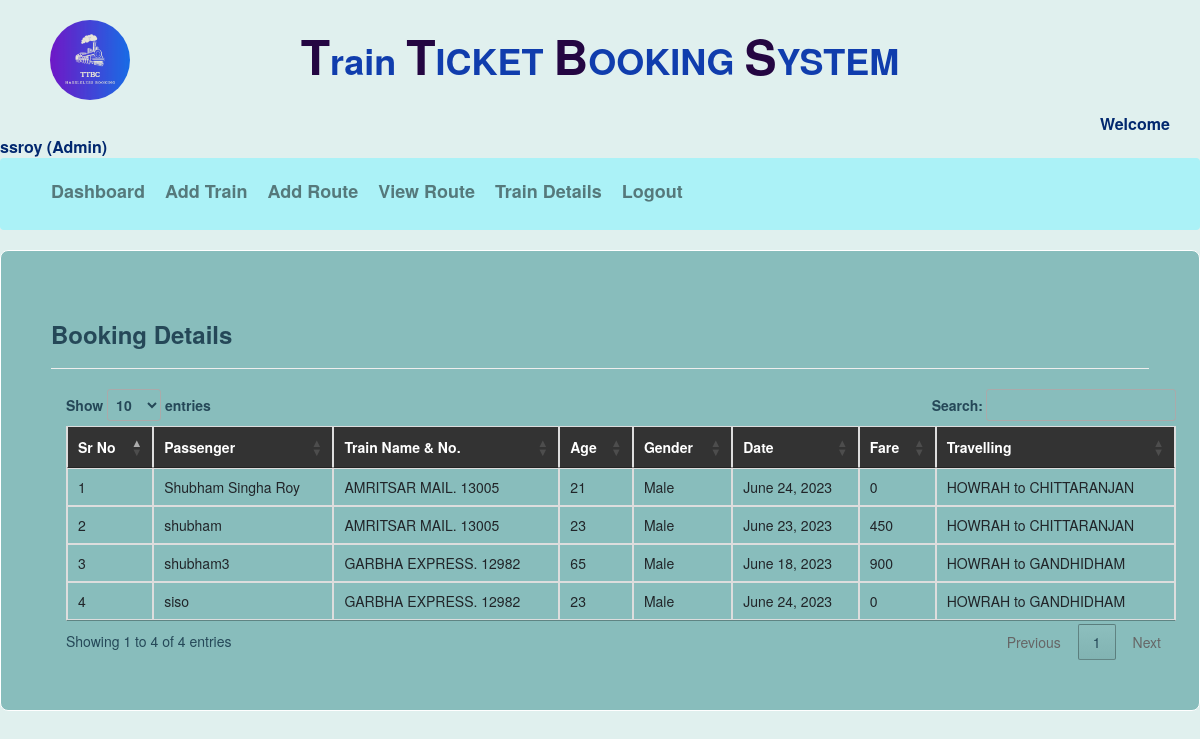
/viewbookings/ (signed in), run on an earlier commit of the app's database.
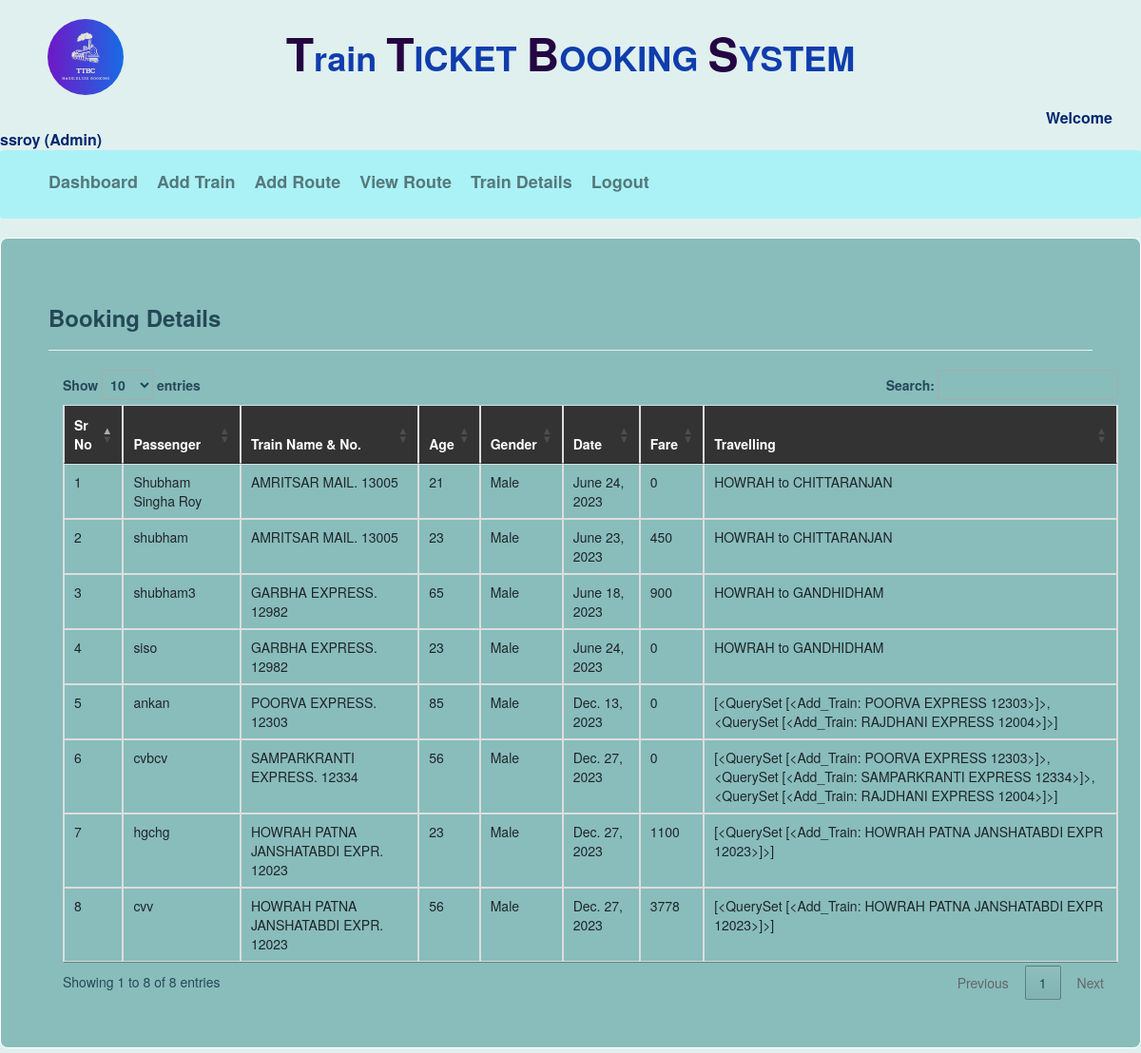
And on a later commit of the database.
### railway/models.py (models this page shows, shortened)
class Book_ticket(models.Model):
    passenger=models.ForeignKey(Passenger,on_delete=models.CASCADE,null=True)
    user=models.ForeignKey(Register,on_delete=models.CASCADE,null=True)
    route=models.CharField(max_length=100,null=True)
    date2=models.DateField(null=True)
    fare=models.IntegerField(null=True)

class Passenger(models.Model):
    user = models.ForeignKey(Register,on_delete=models.CASCADE,null=True)
    train = models.ForeignKey(Add_Train,on_delete=models.CASCADE,null=True)
    name = models.CharField(max_length=100,null=True)
    age = models.IntegerField(null=True)
    gender = models.CharField(max_length=30,null=True)
    route=models.CharField(max_length=100,null=True)
    status = models.CharField(max_length=30,null=True)
    date1 = models.DateField(null=True)
    fare = models.IntegerField(null=True)

class Add_Train(models.Model):
    trainname = models.CharField(max_length=30,null=True)
    train_no = models.IntegerField(null=True)
    from_city = models.CharField(max_length=30,null=True)
    to_city = models.CharField(max_length=30,null=True)
    departuretime=models.CharField(max_length=30,null=True)
    arrivaltime=models.CharField(max_length=30,null=True)
    trevaltime=models.CharField(max_length=100,null=True)
    distance=models.IntegerField(null=True)
    seats=models.IntegerField(null=True)
    img=models.FileField(null=True)

### railway/views.py (the view)
# urls.py: path('viewbookings/', viewbookings, name="viewbookings"),
def viewbookings(request):
    if not request.user.is_authenticated:
        return redirect('login')
    book = Book_ticket.objects.all()
    d = {'book': book}
    return render(request, 'viewbookings.html', d)

### templates/viewbookings.html (shortened to what this page needs)
{% extends 'navigation3.html' %}
{% load static %}
{% block b %}
<div style="color:#254858;border:1px solid white;border-radius:8px;background-color:#88BDBC;padding:50px">
        <h3><strong>Booking Details</strong></h3><hr>
<div class="container">
<table class="table table-bordered" id="myTable">
  <thead style="color:white;background-color:#333">
  <tr>
    <th>Sr No</th>
    <th>Passenger</th>
      <th>Train Name & No.</th>
      <th>Age</th>
    <th>Gender</th>
    <th>Date</th>
       <th>Fare</th>
       <th>Travelling</th>
  </tr>
  </thead>
   <tbody>
    {% for i in book %}
  <tr>
    <td>{{forloop.counter}}</td>
    <td>{{i.passenger.name}}</td>
    <td>{{i.passenger.train.trainname}}. {{i.passenger.train.train_no}}</td>
      <td>{{i.passenger.age}}</td>
      <td>{{i.passenger.gender}}</td>
      <td>{{i.passenger.date1}}</td>
      <td>{{i.fare}}</td>
      <td>{{i.route}}</td>
  </tr>
    {% endfor %}
    </tbody>
</table>
 </div>
</div>
{% endblock %}

### templates/navigation3.html (shortened to what this page needs)
{% extends 'head.html' %}
{% load static %}
{% block body %}
<link rel = stylesheet href = "//cdn.datatables.net/1.10.19/css/jquery.dataTables.min.css">
<a href="" style="font-size:16px;margin-left:1100px;margin-top:120px;color:black;"><strong style="color:#02286F;">Welcome {{request.user.username}} (Admin)</strong></a>
<nav class="navbar navbar-expand-lg navbar-light custom-navbar">
  <div class="container-fluid style=">
    <div class="collapse navbar-collapse" id="navbarNav">
      <ul class="navbar-nav me-auto mb-2 mb-lg-0">
        <li class="nav-item">
         <strong> <a class="nav-link px-3" href="{% url 'admindashboard' %}">Dashboard</a></strong>
        </li>
         <li class="nav-item">
         <strong> <a class="nav-link px-3" href="{% url 'add_train' %}">Add Train</a></strong>
        </li>
        <li class="nav-item">
          <strong><a class="nav-link px-3" href="{% url 'add_route' %}">Add Route</a></strong>
        </li>
        <li class="nav-item">
          <strong><a class="nav-link px-3" href="{% url 'availableroute' %}">View Route</a></strong>
        </li>
        <li class="nav-item">
         <strong> <a class="nav-link px-3" href="{% url 'view_train' %}">Train Details</a></strong>
        </li>
        <li class="nav-item">
          <strong></b><a class="nav-link px-3" href="{% url 'log_out' %}">Logout</a></strong>
        </li>
        <li class="nav-item">
         <strong> <a class="nav-link px-3" href="#"></strong>
        </li>
      </ul>
    </div>
  </div>
</nav>
{% block b %}
{% endblock %}
{% endblock %}

### templates/head.html (shortened to what this page needs)
<!DOCTYPE html>
<html lang="en">
{% load static %}
<head>
    <link rel="stylesheet" href="https://cdnjs.cloudflare.com/ajax/libs/font-awesome/4.7.0/css/font-awesome.min.css">
    <link rel="stylesheet" href="https://cdn.jsdelivr.net/npm/bootstrap@4.4.1/dist/css/bootstrap.min.css">
  <link rel="stylesheet" href="https://maxcdn.bootstrapcdn.com/bootstrap/3.4.1/css/bootstrap.min.css">
</head>
<body style="background-color:#E0F0EE;margin-left:0px;margin-right:0px;margin-bottom:5px">
    <img src="{% static 'images/logo.jpg' %}" class="top-left-image"  alt="Top Left Image" height=80px width=80px>
    <h1 style="background-color: E0F0EE;color:#103DAD;border-radius:10px;padding:30px;"><CENTER><strong><font size="16" style="color:#240642">T</font>rain <font style="color:#240642" size="16">T</font>ICKET <font style="color:#240642" size="16">B</font>OOKING <font style="color:#240642" size="16">S</font>YSTEM</CENTER>
    </strong></h1>
</body>
{% block body %}
{% endblock %}
</html>

### templates/head.html (style rules this page uses)
.top-left-image { position: absolute; margin-top:20px; margin-left:50px; border-radius:50%; }
h1 { margin:0px;padding-top:7px;padding-bottom:7px;color:white; }

### templates/navigation3.html (style rules this page uses)
.custom-navbar { background-color: #ABF2F7; }
.nav-link { padding: 15px 20px; font-size: 1.8rem; }

What changed in the data, as far as the page shows it:
added Book_ticket: passenger.name "ankan", passenger.train.trainname "POORVA EXPRESS", passenger.train.train_no "12303", passenger.age "85", passenger.gender "Male", passenger.date1 "Dec. 13, 2023", fare "0", route "[<QuerySet [<Add_Train: POORVA EXPRESS 12303>]>, <QuerySet [<Add_Train: RAJDHANI EXPRESS 12004>]>]"
added Book_ticket: passenger.name "cvbcv", passenger.train.trainname "SAMPARKRANTI EXPRESS", passenger.train.train_no "12334", passenger.age "56", passenger.gender "Male", passenger.date1 "Dec. 27, 2023", fare "0", route "[<QuerySet [<Add_Train: POORVA EXPRESS 12303>]>, <QuerySet [<Add_Train: SAMPARKRANTI EXPRESS 12334>]>, <QuerySet [<Add_Train: RAJDHANI EXPRESS 12004>]>]"
added Book_ticket: passenger.name "hgchg", passenger.train.trainname "HOWRAH PATNA JANSHATABDI EXPR", passenger.train.train_no "12023", passenger.age "23", passenger.gender "Male", passenger.date1 "Dec. 27, 2023", fare "1100", route "[<QuerySet [<Add_Train: HOWRAH PATNA JANSHATABDI EXPR 12023>]>]"
added Book_ticket: passenger.name "cvv", passenger.train.trainname "HOWRAH PATNA JANSHATABDI EXPR", passenger.train.train_no "12023", passenger.age "56", passenger.gender "Male", passenger.date1 "Dec. 27, 2023", fare "3778", route "[<QuerySet [<Add_Train: HOWRAH PATNA JANSHATABDI EXPR 12023>]>]"
Also different on the page:
text written by a page script: "Show entries Search: Showing 1 to 4 of 4 entries Previous 1 Next" → "Show entries Search: Showing 1 to 8 of 8 entries Previous 1 Next"
